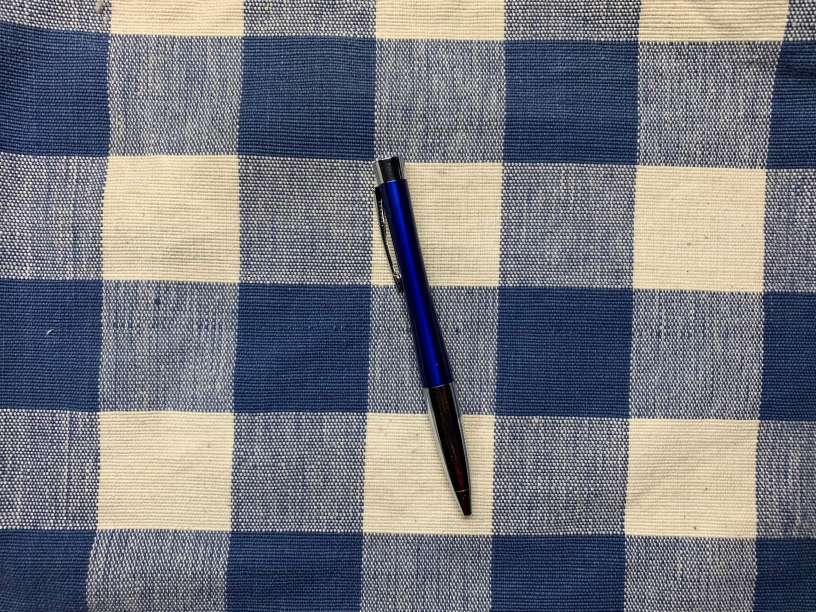
#> input picture template_matching/images/target6.jpg, 1632 x 1224 px (shown at 1/2 size)
$ python template_matching6.py
#> lines starting #> are read from the running program, lines starting #| are printed output that depends on the picture; after the words box and inside, x2 and y2 are one past the last pixel; in counts of white or black regions, pixels touching at a corner belong together
#!/usr/bin/env python3

# ライブラリのインポート
import cv2


# 対象の画像を読み込む
image = cv2.imread("images/target6.jpg")
#> image is the input picture: shape (1224, 1632, 3); mean B, G, R 125, 118.2, 116.4
image_gray = cv2.cvtColor(image, cv2.COLOR_BGR2GRAY)
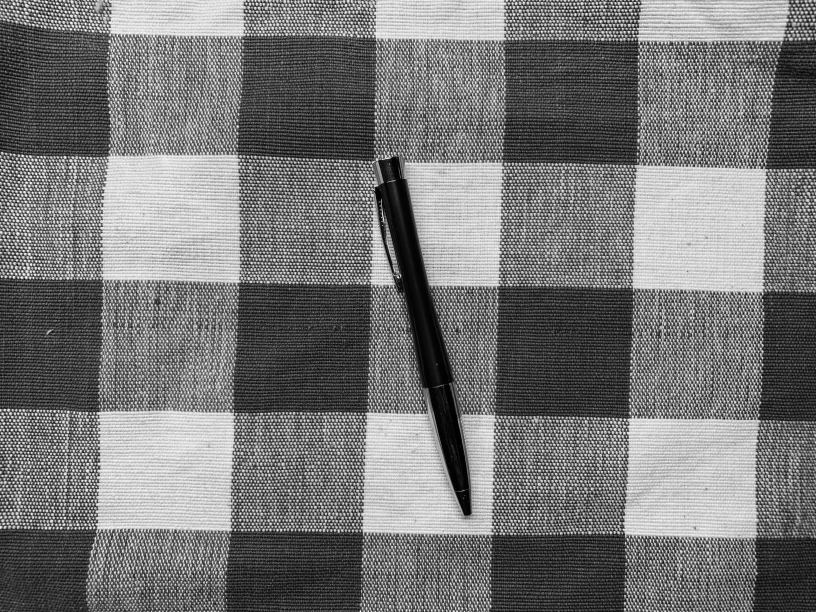
#> image_gray: shape (1224, 1632) (shown at 1/2 size); min 0, max 255, mean 118.4

# テンプレートの画像を読み込む
template = cv2.imread("images/template6.jpg")
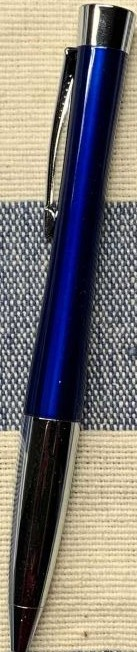
#> input picture template_matching/images/template6.jpg, 137 x 652 px
#> template is the input picture: shape (652, 137, 3); mean B, G, R 115.4, 118.8, 123.9
template_gray = cv2.cvtColor(template, cv2.COLOR_BGR2GRAY)
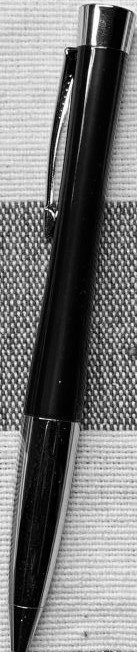
#> template_gray: shape (652, 137); min 0, max 255, mean 120
h, w = template_gray.shape
#> h = 652; w = 137

## テンプレートマッチングを実行
# 特徴マップを算出
res = cv2.matchTemplate(image_gray, template_gray, cv2.TM_CCOEFF)
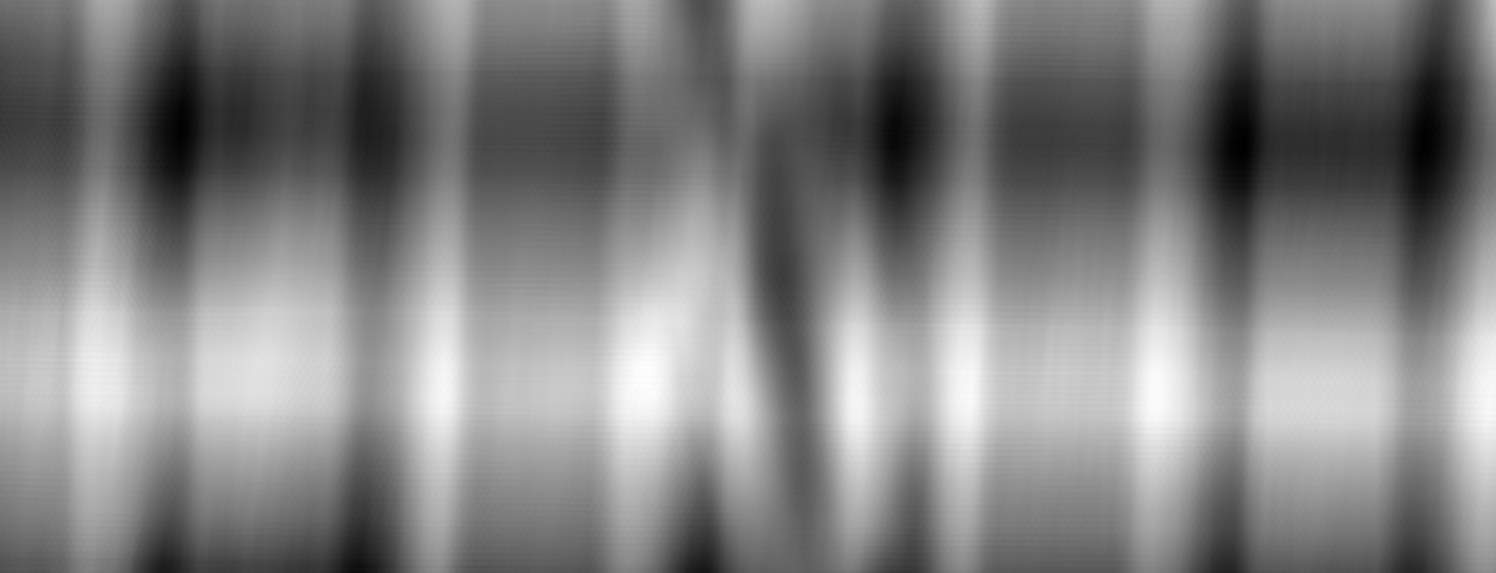
#> res: shape (573, 1496) float32; min -169908336, max 159220176, mean -2182285; drawn with min black and max white

# 特徴マップから特徴量が最大の位置を抽出
max_feature_value = 0
for r_h in range(res.shape[0]):
    for r_w in range(res.shape[1]):
        if res[r_h][r_w] > max_feature_value:
            max_feature_value = res[r_h][r_w]
            max_loc = (r_w, r_h)
#> after the loop, max_feature_value = 159220176; max_loc = (646, 368)
print(max_feature_value)
#| 159220180.0
print(max_loc)
#| (646, 368)


# 検出位置にバウンディングボックスを描画
bottom_right = (max_loc[0] + w, max_loc[1] + h)
#> bottom_right = (783, 1020)
cv2.rectangle(image , max_loc, bottom_right, 255, 20)
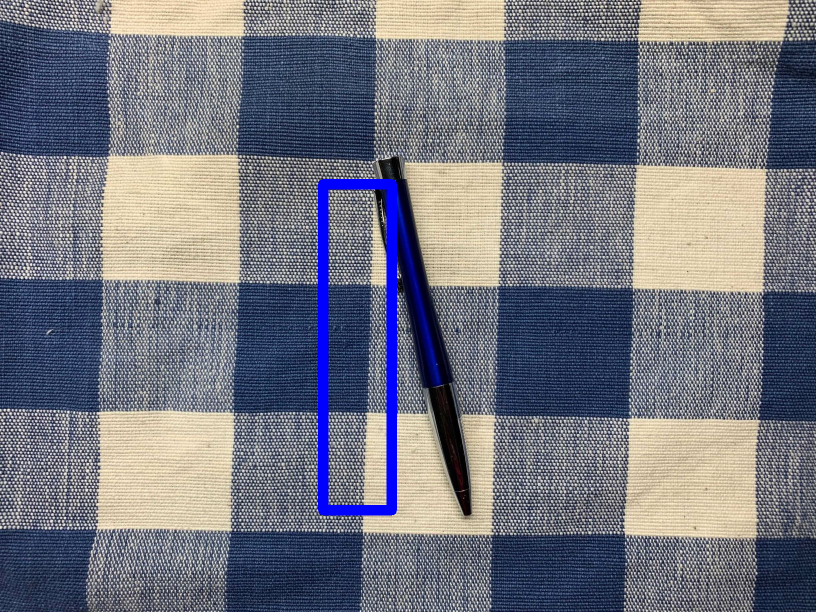
#> image: shape (1224, 1632, 3) (shown at 1/2 size); 1.65% of pixels changed, all inside (x1, y1, x2, y2) = (636, 358, 794, 1031)

# 検出結果を可視化
image = cv2.resize(image, (int(image.shape[1] / 2), int(image.shape[0] / 2)))
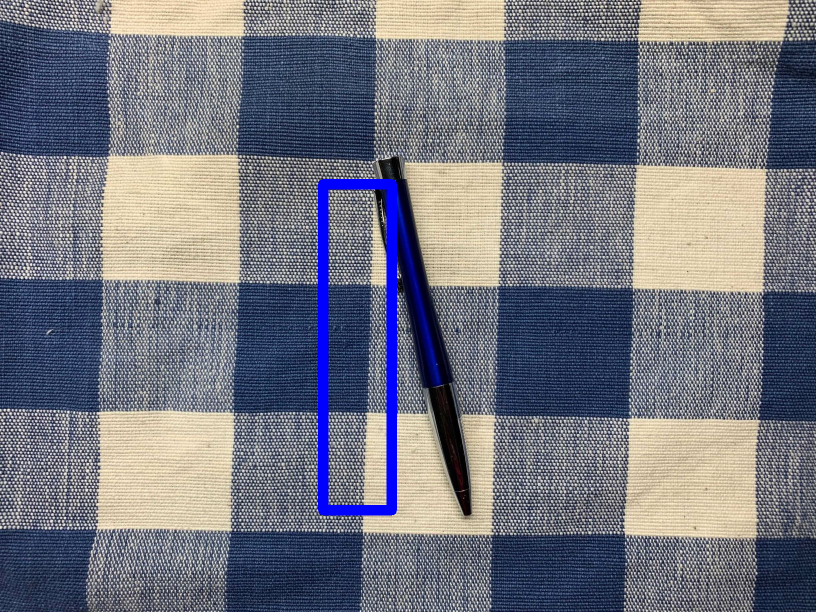
#> image: shape (612, 816, 3); mean B, G, R 127.3, 116.4, 114.6
template = cv2.resize(template, (int(template.shape[1] / 2), int(template.shape[0] / 2)))
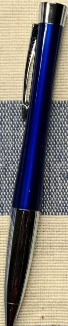
#> template: shape (326, 68, 3); mean B, G, R 115.3, 118.8, 123.8
cv2.imshow("target", image)
cv2.imshow("template", template)
cv2.waitKey(0)
cv2.destroyAllWindows()
